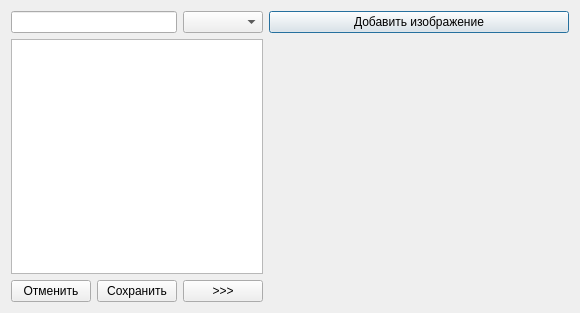
<?xml version="1.0" encoding="UTF-8"?>
<ui version="4.0">
 <class>noteEdit</class>
 <widget class="QDialog" name="noteEdit">
  <property name="geometry">
   <rect>
    <x>0</x>
    <y>0</y>
    <width>561</width>
    <height>313</height>
   </rect>
  </property>
  <property name="windowTitle">
   <string>Редактирование..</string>
  </property>
  <layout class="QGridLayout" name="gridLayout">
   <item row="1" column="0" colspan="2">
    <widget class="QLineEdit" name="noteName">
     <property name="toolTip">
      <string>Название заметки</string>
     </property>
     <property name="toolTipDuration">
      <number>2000</number>
     </property>
    </widget>
   </item>
   <item row="2" column="3">
    <widget class="QLabel" name="imageDisplay">
     <property name="minimumSize">
      <size>
       <width>300</width>
       <height>150</height>
      </size>
     </property>
     <property name="text">
      <string/>
     </property>
    </widget>
   </item>
   <item row="1" column="3">
    <widget class="QPushButton" name="imageAdd">
     <property name="text">
      <string>Добавить изображение</string>
     </property>
    </widget>
   </item>
   <item row="3" column="0">
    <widget class="QPushButton" name="noteCancel">
     <property name="text">
      <string>Отменить</string>
     </property>
    </widget>
   </item>
   <item row="1" column="2">
    <widget class="QComboBox" name="tagSet">
     <property name="toolTip">
      <string>Тег заметки</string>
     </property>
    </widget>
   </item>
   <item row="2" column="0" colspan="3">
    <widget class="QTextEdit" name="noteText">
     <property name="toolTip">
      <string>Текст заметки</string>
     </property>
     <property name="toolTipDuration">
      <number>-1</number>
     </property>
    </widget>
   </item>
   <item row="3" column="1">
    <widget class="QPushButton" name="noteSave">
     <property name="text">
      <string>Сохранить</string>
     </property>
    </widget>
   </item>
   <item row="3" column="2">
    <widget class="QPushButton" name="showImgPlace">
     <property name="text">
      <string>&gt;&gt;&gt;</string>
     </property>
    </widget>
   </item>
  </layout>
 </widget>
 <resources/>
 <connections/>
</ui>
